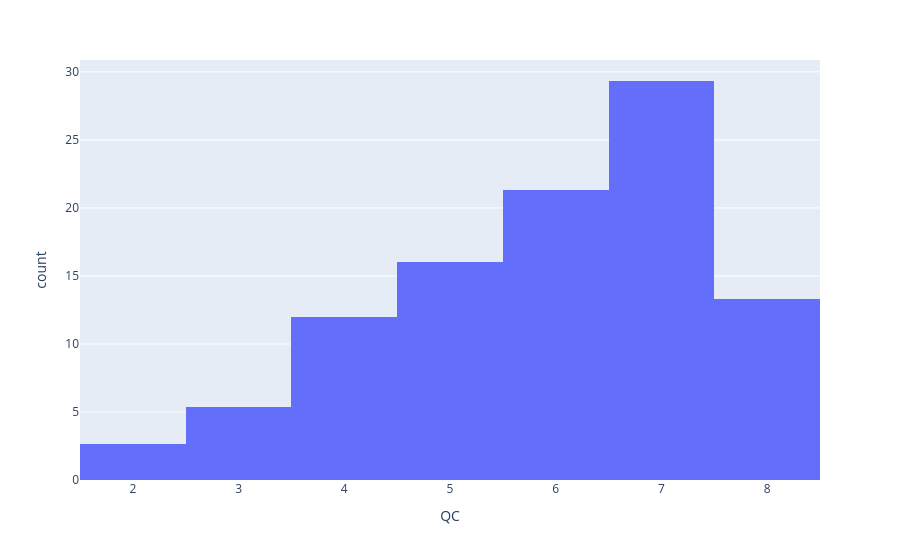

Source (notebook cell):
### Markdown cell above
Let us get some more statistics on our traces:

### Code cell
import plotly.express as px
px.histogram(traces.groupby(level='trace_ID').sum(), x='QC', histnorm='percent', width=100)

### Figure 1 — Plotly figure (JSON) as saved in the notebook; plotly's stock layout.template omitted (floating-point values rounded to 4 significant figures)
{"data": [{"alignmentgroup": "True", "bingroup": "x", "histnorm": "percent", "hoverlabel": {"namelength": 0}, "hovertemplate": "QC=%{x}<br>count=%{y}", "legendgroup": "", "marker": {"color": "#636efa"}, "name": "", "offsetgroup": "", "orientation": "v", "showlegend": false, "type": "histogram", "x": [7, 5, 6, 4, 8, 6, 7, 5, 2, 8, 7, 6, 5, 7, 6, 7, 8, 2, 6, 8, 6, 5, 4, 5, 6, 3, 7, 6, 7, 4, 4, 3, 7, 7, 6, 6, 4, 6, 5, 4, 8, 4, 6, 7, 7, 7, 5, 5, 3, 6, 8, 8, 8, 7, 6, 5, 7, 8, 6, 7, 7, 7, 7, 5, 3, 7, 4, 7, 6, 8, 7, 7, 5, 4, 5], "xaxis": "x", "yaxis": "y"}], "layout": {"autosize": true, "barmode": "relative", "legend": {"tracegroupgap": 0}, "margin": {"t": 60}, "xaxis": {"anchor": "y", "autorange": true, "domain": [0, 1], "range": [1.5, 8.5], "title": {"text": "QC"}, "type": "linear"}, "yaxis": {"anchor": "x", "autorange": true, "domain": [0, 1], "range": [0, 30.88], "title": {"text": "count"}}}}
